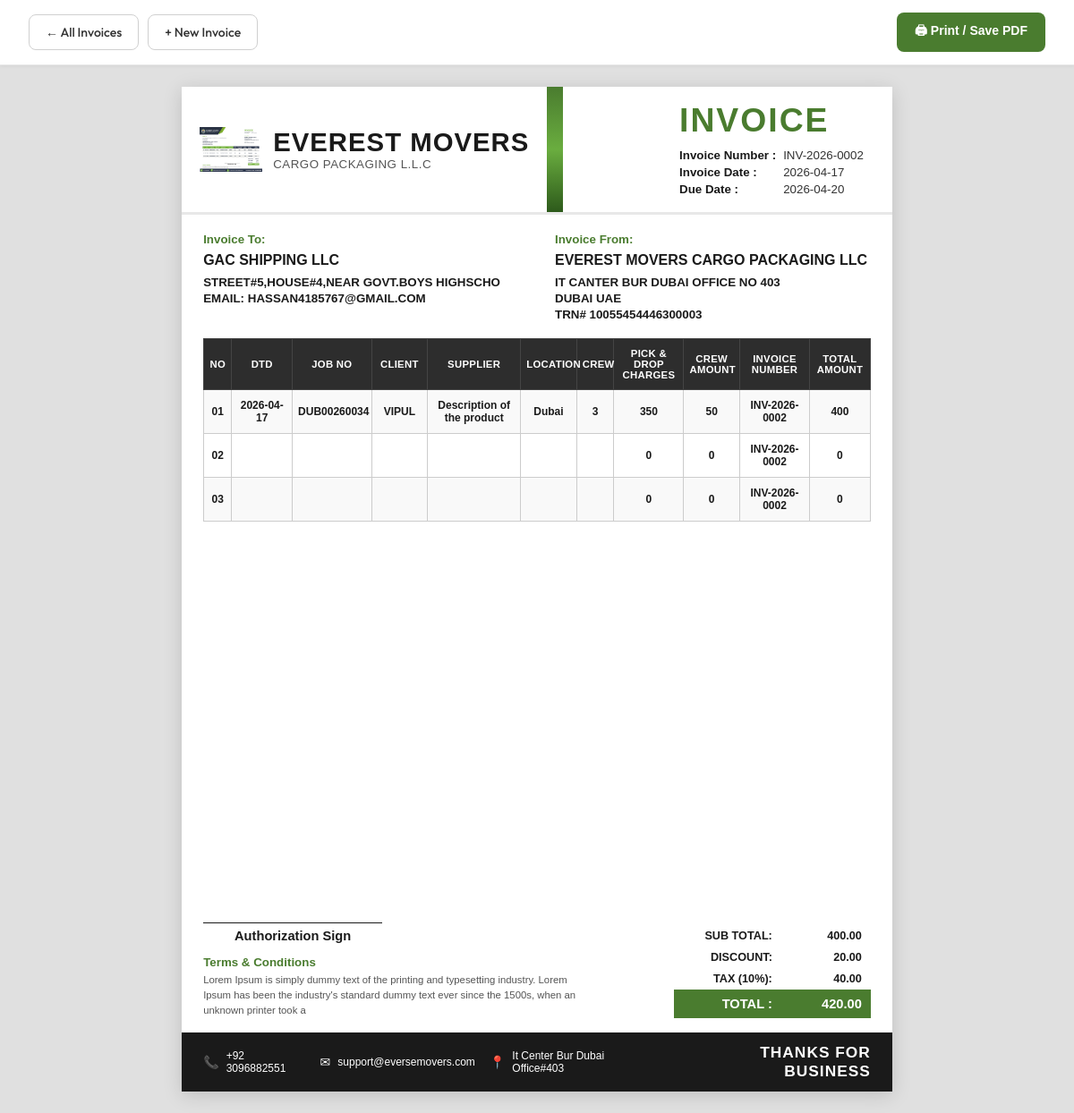
/invoice/2, run on the app's committed database.
### tables this page shows
CREATE TABLE invoices (
            id INTEGER PRIMARY KEY AUTOINCREMENT,
            invoice_number TEXT NOT NULL,
            invoice_date TEXT NOT NULL,
            due_date TEXT,
            bill_to_name TEXT,
            bill_to_address TEXT,
            bill_to_email TEXT,
            company_name TEXT DEFAULT 'EVEREST MOVERS CARGO PACKAGING LLC',
            company_address TEXT DEFAULT 'IT CANTER BUR DUBAI OFFICE NO 403, DUBAI UAE',
            company_phone TEXT DEFAULT '+92 3096882551',
            company_email TEXT DEFAULT 'support@eversemovers.com',
            tax_percent REAL DEFAULT 0,
            discount REAL DEFAULT 0,
            terms TEXT DEFAULT '',
            created_at TEXT DEFAULT CURRENT_TIMESTAMP
        );

CREATE TABLE invoice_items (
            id INTEGER PRIMARY KEY AUTOINCREMENT,
            invoice_id INTEGER NOT NULL,
            item_date TEXT,
            job_no TEXT,
            client TEXT,
            description TEXT,
            location TEXT,
            crew TEXT,
            pick_drop_charges REAL DEFAULT 0,
            crew_amount REAL DEFAULT 0,
            total_amount REAL DEFAULT 0,
            FOREIGN KEY (invoice_id) REFERENCES invoices(id) ON DELETE CASCADE
        );

### app.py (the view)
@app.route('/invoice/<int:invoice_id>')
def view_invoice(invoice_id):
    conn = get_db()
    cursor = conn.cursor()
    cursor.execute("SELECT * FROM invoices WHERE id = ?", (invoice_id,))
    invoice = cursor.fetchone()
    if not invoice:
        conn.close()
        return "Invoice not found", 404
    cursor.execute("SELECT * FROM invoice_items WHERE invoice_id = ?", (invoice_id,))
    items = cursor.fetchall()
    conn.close()
    subtotal = sum(item['total_amount'] for item in items)
    tax_amount = subtotal * (invoice['tax_percent'] / 100)
    total = subtotal + tax_amount - invoice['discount']
    return render_template('invoice.html',
                           invoice=invoice,
                           items=items,
                           subtotal=subtotal,
                           tax_amount=tax_amount,
                           total=total)

### app.py (called while the page is built)
def get_db():
    conn = sqlite3.connect(DB_PATH)
    conn.row_factory = sqlite3.Row
    return conn

### templates/invoice.html (shortened to what this page needs)
<!DOCTYPE html>
<html lang="en">
<head>
    <link rel="stylesheet" href="{{ url_for('static', filename='css/style.css') }}">
    <link rel="stylesheet" href="{{ url_for('static', filename='css/print.css') }}">
</head>
<body class="preview-body">
    <div class="print-toolbar no-print">
        <div class="toolbar-left">
            <a href="{{ url_for('index') }}" class="btn-secondary">← All Invoices</a>
            <a href="{{ url_for('create_invoice') }}" class="btn-secondary">+ New Invoice</a>
        </div>
        <div class="toolbar-right">
            <button class="btn-primary" onclick="window.print()">🖨 Print / Save PDF</button>
        </div>
    </div>
    <div class="invoice-page" id="invoice-doc">
        <div class="inv-header">
            <div class="inv-header-left">
                <div class="inv-logo-block">
                    <img src="{{ url_for('static', filename='images/logo.png') }}" alt="Logo" class="inv-logo">
                    <div class="inv-brand-text">
                        <span class="inv-company-name">EVEREST MOVERS</span>
                        <span class="inv-tagline">CARGO PACKAGING L.L.C</span>
                    </div>
                </div>
                <div class="inv-header-stripe"></div>
            </div>
            <div class="inv-header-right">
                <div class="inv-title-block">
                    <h1 class="inv-title">INVOICE</h1>
                    <table class="inv-meta-table">
                        <tr>
                            <td class="meta-label">Invoice Number :</td>
                            <td class="meta-value">{{ invoice.invoice_number }}</td>
                        </tr>
                        <tr>
                            <td class="meta-label">Invoice Date :</td>
                            <td class="meta-value">{{ invoice.invoice_date }}</td>
                        </tr>
                        {% if invoice.due_date %}
                        <tr>
                            <td class="meta-label">Due Date :</td>
                            <td class="meta-value">{{ invoice.due_date }}</td>
                        </tr>
                        {% endif %}
                    </table>
                </div>
            </div>
        </div>
        <div class="inv-parties">
            <div class="inv-bill-to">
                <p class="party-label">Invoice To:</p>
                <p class="party-name">{{ invoice.bill_to_name }}</p>
                <div class="party-address">
                    {% if invoice.bill_to_address %}
                        {% for line in invoice.bill_to_address.split('\n') %}
                        <p>{{ line }}</p>
                        {% endfor %}
                    {% endif %}
                    {% if invoice.bill_to_email %}
                    <p>Email: {{ invoice.bill_to_email }}</p>
                    {% endif %}
                </div>
            </div>
            <div class="inv-bill-from">
                <p class="party-label">Invoice From:</p>
                <p class="party-name">{{ invoice.company_name }}</p>
                <div class="party-address">
                    {% for line in invoice.company_address.split('\n') %}
                    <p>{{ line }}</p>
                    {% endfor %}
                </div>
            </div>
        </div>
        <table class="inv-items-table">
            <thead>
                <tr>
                    <th class="col-no">NO</th>
                    <th class="col-dtd">DTD</th>
                    <th class="col-jobno">JOB NO</th>
                    <th class="col-client">CLIENT</th>
                    <th class="col-supplier">SUPPLIER</th>
                    <th class="col-location">LOCATION</th>
                    <th class="col-crew">CREW</th>
                    <th class="col-pickdrop">PICK &amp; DROP CHARGES</th>
                    <th class="col-crewamt">CREW AMOUNT</th>
                    <th class="col-invnum">INVOICE NUMBER</th>
                    <th class="col-total">TOTAL AMOUNT</th>
                </tr>
            </thead>
            <tbody>
                {% for item in items %}
                <tr class="{% if loop.index is odd %}row-odd{% else %}row-even{% endif %}">
                    <td class="col-no">{{ '%02d'|format(loop.index) }}</td>
                    <td class="col-dtd">{{ item.item_date }}</td>
                    <td class="col-jobno">{{ item.job_no }}</td>
                    <td class="col-client">{{ item.client }}</td>
                    <td class="col-supplier">{{ item.description }}</td>
                    <td class="col-location">{{ item.location }}</td>
                    <td class="col-crew">{{ item.crew }}</td>
                    <td class="col-pickdrop">{{ '%.0f'|format(item.pick_drop_charges) }}</td>
                    <td class="col-crewamt">{{ '%.0f'|format(item.crew_amount) }}</td>
                    <td class="col-invnum">{{ invoice.invoice_number }}</td>
                    <td class="col-total">{{ '%.0f'|format(item.total_amount) }}</td>
                </tr>
                {% endfor %}
            </tbody>
        </table>
        <div class="inv-footer-area">
            <div class="inv-left-footer">
                <div class="inv-signature-area">
                    <div class="signature-line"></div>
                    <p class="signature-text">Authorization Sign</p>
                </div>
                <div class="inv-terms">
                    <p class="terms-title">Terms &amp; Conditions</p>
                    <p class="terms-text">{{ invoice.terms or 'Lorem Ipsum is simply dummy text of the printing and typesetting industry. Lorem Ipsum has been the industry\'s standard dummy text ever since the 1500s, when an unknown printer took a' }}</p>
                </div>
            </div>
            <div class="inv-totals-wrapper">
                <table class="inv-totals-table">
                    <tr>
                        <td class="tot-label">SUB TOTAL:</td>
                        <td class="tot-value">{{ '%.2f'|format(subtotal) }}</td>
                    </tr>
                    <tr>
                        <td class="tot-label">DISCOUNT:</td>
                        <td class="tot-value">{{ '%.2f'|format(invoice.discount) }}</td>
                    </tr>
                    <tr>
                        <td class="tot-label">TAX ({{ invoice.tax_percent|int }}%):</td>
                        <td class="tot-value">{{ '%.2f'|format(tax_amount) }}</td>
                    </tr>
                    <tr class="tot-final-row">
                        <td class="tot-final-label">TOTAL :</td>
                        <td class="tot-final-value">{{ '%.2f'|format(total) }}</td>
                    </tr>
                </table>
            </div>
        </div>
        <div class="inv-bottom-bar">
            <div class="bottom-contact">
                <span class="contact-icon">📞</span>
                <span>{{ invoice.company_phone }}</span>
            </div>
            <div class="bottom-contact">
                <span class="contact-icon">✉</span>
                <span>{{ invoice.company_email }}</span>
            </div>
            <div class="bottom-contact">
                <span class="contact-icon">📍</span>
                <span>It Center Bur Dubai Office#403</span>
            </div>
            <div class="bottom-thanks">
                <strong>THANKS FOR BUSINESS</strong>
            </div>
        </div>
    </div>
</body>
</html>

### data on the page
invoices: invoice_number "INV-2026-0002", invoice_date "2026-04-17", due_date "2026-04-20", bill_to_name "GAC SHIPPING LLC", bill_to_address "STREET#5,HOUSE#4,NEAR GOVT.BOYS HIGHSCHO", bill_to_email "HASSAN4185767@GMAIL.COM", company_name "EVEREST MOVERS CARGO PACKAGING LLC", terms "Lorem Ipsum is simply dummy text of the printing and typesetting industry. Lorem Ipsum has been the industry's standard dummy text ever since the 1500s, when an unknown printer took a", discount "20.00", tax_percent "10", company_phone "+92 3096882551", company_email "support@eversemovers.com"
invoice_items: index "01", item_date "2026-04-17", job_no "DUB00260034", client "VIPUL", description "Description of the product", location "Dubai", crew "3", pick_drop_charges "350", crew_amount "50", total_amount "400"
invoice_items: index "02", pick_drop_charges "0", crew_amount "0", total_amount "0"
invoice_items: index "03", pick_drop_charges "0", crew_amount "0", total_amount "0"

### other printed values
{{ line }} "IT CANTER BUR DUBAI OFFICE NO 403" "DUBAI UAE" "TRN# 10055454446300003"
{{ '%.2f'|format(subtotal) }} "400.00"
{{ '%.2f'|format(tax_amount) }} "40.00"
{{ '%.2f'|format(total) }} "420.00"
